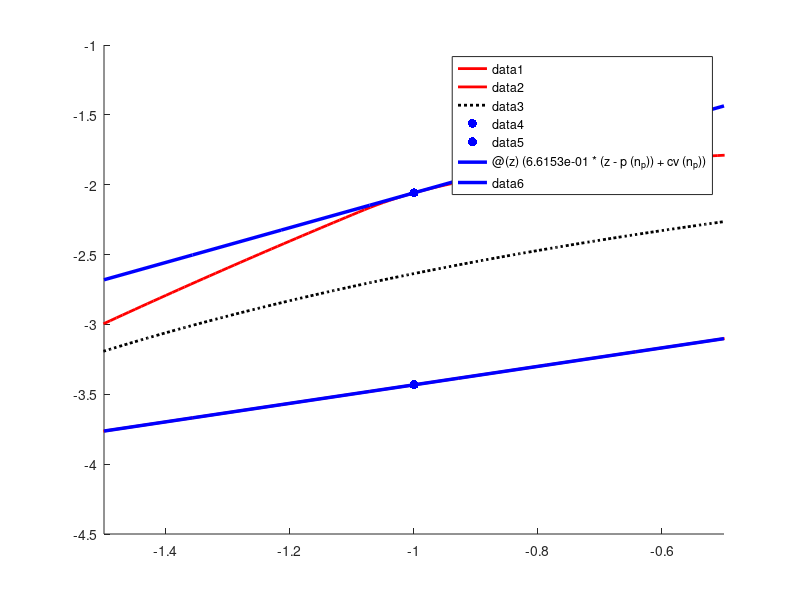

MATLAB code to generate this figure: (Note: this script raises an error after producing the figure.)
%% -----------------------------------------------------------------
 % Last Modified by Yulan Zhang
 % 2022/08/10
 % 
 % This script plots the subtangent lines obtained from C++ implementation of adjoint subgradients
 % evaluation system.
 %
 % Example 4 for CACE paper
 %
%% -----------------------------------------------------------------
% Import data generated in C++
cv = importdata('data_xcv.txt');
cc = importdata('data_xcc.txt');
x = importdata('data_x.txt');
p = linspace(-2,2,length(cv));

p_i1 = -1.0;
n_p = find(abs(p-p_i1) < 1e-12);
xcci1 = cc(n_p);
xcvi1 = cv(n_p);


% Compute the subtangent line at p = -1.0 using finite difference approximation
dP = gradient(p);
dxcv = gradient(cv);
xcv1 = interp1(p, cv, p_i1);
dP1 = interp1(p, dP, p_i1);
dxcv1 = interp1(p, dxcv, p_i1);
Slope_cv_1 = dxcv1/dP1;
YIntercept_cv_1 = xcv1 - Slope_cv_1 * p_i1;
XIntercept_cv_1 = -YIntercept_cv_1 / Slope_cv_1;

dxcc = gradient(cc);
xcc1 = interp1(p, cc, p_i1);
dP1 = interp1(p, dP, p_i1);
dxcc1 = interp1(p, dxcc, p_i1);
Slope_cc_1 = dxcc1/dP1;
YIntercept_cc_1 = xcc1 - Slope_cc_1 * p_i1;
XIntercept_cc_1 = -YIntercept_cc_1 / Slope_cc_1;

% Plot
figure(1)
hold on;
plot(p,cv,'-r', 'LineWidth', 2.0);
plot(p,cc,'-r', 'LineWidth', 2.0);
plot(p,x,'black:', 'LineWidth', 2.0);
plot(p_i1, xcvi1,'.b','MarkerSize',20)
plot(p_i1, xcci1, '.b','MarkerSize',20)


len1 = 0.5;
len2 = 3.0;

fplot(@(z) (6.6153e-01*(z-p(n_p))+ cv(n_p)),[p(n_p)-len1,p(n_p)+len1],'b', 'LineWidth',2.5)
fplot(@(z) (1.2443*(z-p(n_p))+ cc(n_p)),[p(n_p)-len1,p(n_p)+len1],'b', 'LineWidth',2.5)
fplot(@(z) ( Slope_cv_1*(z-p(n_p))+ cv(n_p)),[p(n_p)-len2,p(n_p)+len2],':', 'color', '#EDB120','LineWidth', 2.0)
fplot(@(z) ( Slope_cc_1*(z-p(n_p))+ cc(n_p)),[p(n_p)-len2,p(n_p)+len2],':', 'color', '#EDB120','LineWidth', 2.0)

grid
xlim([-2.0,2.0])
xlabel('p');
ylabel('x');
set(gca,'linewidth',1.3)
set(gca,'FontSize',15)
box on 
hold off

